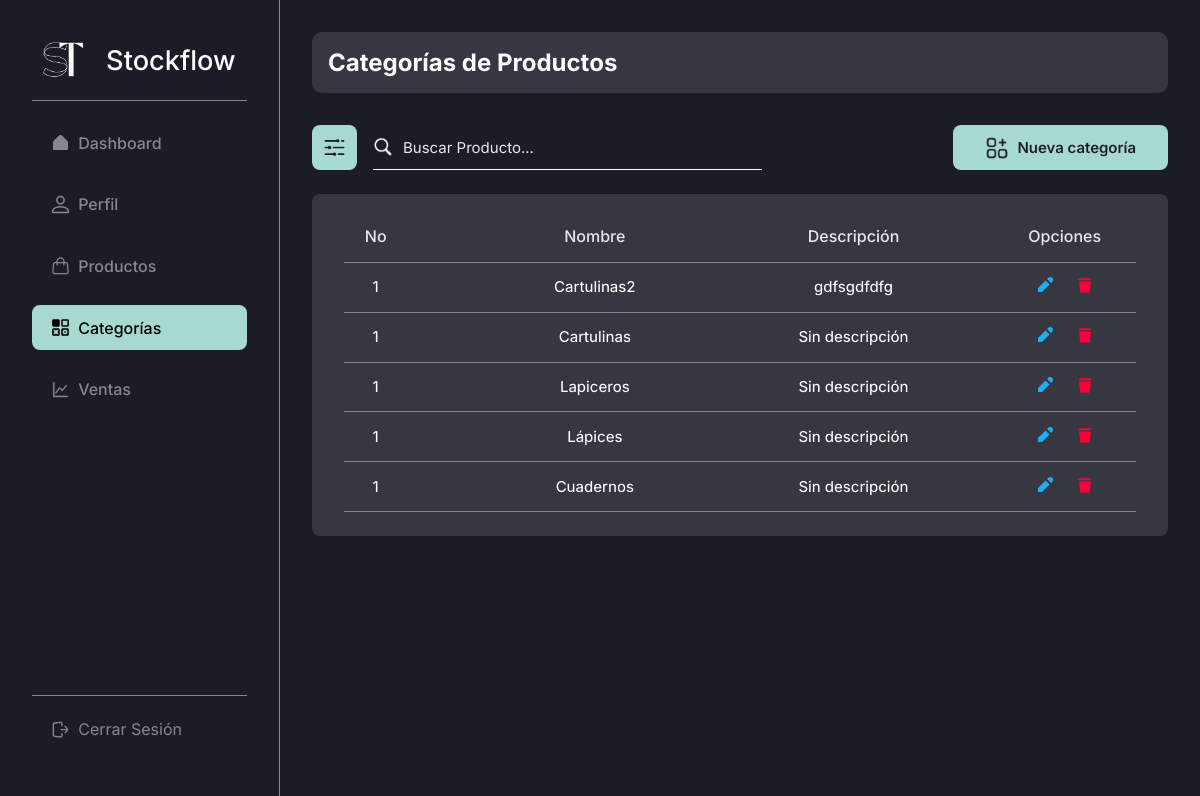
Screenshot of /admin/products/categories/ (signed in) with the database file from the repository.
### stockflow/models.py (models this page shows, shortened)
class Category(db.Model):
    id = db.Column(db.Integer, primary_key = True) # Primary key
    created_by = db.Column(db.Integer, db.ForeignKey("user.id"), nullable = False) # Foreign key
    name = db.Column(db.String(50), unique = True, nullable = False) # Max length and unique property and not null
    description = db.Column(db.String(255), default='Sin descripción')

### stockflow/admin.py (the view)
@bp.route("/products/categories/")
@login_required
def categories():
    categories = Category.query.all()
    return render_template("modules/products/categories/index.html", categories = categories)

### stockflow/auth.py (called while the page is built)
def login_required(view):
    @functools.wraps(view)
    def wrapped_view(**kwargs):
        if g.user is None:
            message = "Debes iniciar sesión"
            flash(message)
            return redirect(url_for("auth.login"))
        return view(**kwargs)
    return wrapped_view

@bp.before_app_request # Execute the next function in every request, every page
def load_logged_in_user():
    user_id = session.get("user_id")
    if user_id is None:
        g.user = None
    else:
        g.user = User.query.get_or_404(user_id)

### stockflow/templates/modules/products/categories/index.html (shortened to what this page needs)
{% extends 'base-admin.html' %}
{% block content %}
    <head>
        <link rel="stylesheet" href="{{ url_for('static', filename='css/modules/categories.css') }}">
    </head>
    <div class="content-group inter bg-black-light">
        <h2 class="color-white inter">Categorías de Productos</h2>
    </div>
    <div class="top-page">
        <div class="cont-search">
            <button class="btn-search-filter bg-turquese-light-blue">
                <img src="{{ url_for('static', filename='img/icons/filter.png') }}" alt="">
            </button>
            <div class="search-bar">
                <img src="{{ url_for('static', filename='img/icons/search.png') }}" alt="">
                <input type="text" class="color-white inter" name="search" id="search" placeholder="Buscar Producto...">
            </div>
        </div>
        <div class="cont-create">
            <a href="{{ url_for('admin.new_category') }}" class="btn-create bg-turquese-light-blue color-black inter">
                <img src="{{ url_for('static', filename='img/icons/add-categorie.png') }}" alt="">
                <h2>Nueva categoría</h2>
            </a>
        </div>
    </div>
    <table class="table inter bg-black-light">
        <thead>
            <tr class="thead color-white-gray">
                <th class="th th-no-cat">No</th>
                <th class="th th-name-cat">Nombre</th>
                <th class="th th-description-cat">Descripción</th>
                <th class="th th-options-cat">Opciones</th>
            </tr>
        </thead>
        <tbody>
            {% for category in categories | reverse %}
                {% if g.user.id == category.created_by %}
                    <tr class="tbody">
                        <td class="td td-no-cat">1</td>
                        <td class="td td-name-cat"><a href="#" class="color-white">{{ category.name }}</a></td>
                        <td class="td td-description-cat">
                            {% if category.description == "" %}
                                Sin descripción
                            {% else %}
                                {{ category.description }}
                            {% endif %}
                        </td>
                        <td class="td td-options-cat">
                            <a href="#">
                                <svg
                                    xmlns="http://www.w3.org/2000/svg"
                                    viewBox="0 0 16 16"
                                    fill="#20AEF3"
                                >
                                    <path
                                        d="M12.527 7.473L8.527 3.473 1 11 1 15 5 15zM11.172.828l-1.065 1.065 4 4 1.065-1.065c1.105-1.105 1.105-2.895 0-4l0 0C14.067-.276 12.276-.276 11.172.828z"
                                    />
                                </svg>
                            </a>
                            <a href="#">
                            </a>
                        </td>
                    </tr>
                {% endif %}
            {% endfor %}
        </tbody>
    </table>
{% endblock %}

### stockflow/templates/base-admin.html (shortened to what this page needs)
<!DOCTYPE html>
<html lang="es">
<head>
    <link rel="stylesheet" href="{{ url_for('static', filename='css/global.css') }}">
    <link rel="stylesheet" href="{{ url_for('static', filename='css/base.css') }}">
    <link rel="stylesheet" href="{{ url_for('static', filename='css/tables.css') }}">
    <link rel="stylesheet" href="{{ url_for('static', filename='css/search.css') }}">
    <link rel="stylesheet" href="{{ url_for('static', filename='css/form.css') }}">
</head>
<body>
    <aside class="side-bar inter bg-black br-gray-1">
        <section class="side-bar-main">
            <h1 class="inter">
                <a href="{{ url_for('admin.dashboard') }}" class="color-white">
                    <img src="{{ url_for('static', filename='img/logo.png') }}" alt="">
                    Stockflow
                </a>
            </h1>
            <br>
            <div class="side-bar-divider" />
            <nav class="side-nav-bar">
                <a
                    href="{{ url_for('admin.dashboard') }}"
                    class="item-side-nav-bar inter {% if request.endpoint == 'admin.dashboard' %}item-side-nav-bar--active{% endif %}"
                >
                    Dashboard
                </a>
                <a
                    href="{{ url_for('admin.profile') }}"
                    class="item-side-nav-bar inter {% if request.endpoint == 'admin.profile' %}item-side-nav-bar--active{% endif %}"
                >
                    Perfil
                </a>
                <a
                    href="{{ url_for('admin.products') }}"
                    class="item-side-nav-bar inter {% if request.endpoint == 'admin.products' %}item-side-nav-bar--active{% endif %}"
                >
                    Productos
                </a>
                <a
                    href="{{ url_for('admin.categories') }}"
                    class="item-side-nav-bar inter {% if request.endpoint == 'admin.categories' %}item-side-nav-bar--active{% endif %}"
                >
                    Categorías
                </a>
                <a
                    href="{{ url_for('admin.sales') }}"
                    class="item-side-nav-bar inter {% if request.endpoint == 'admin.sales' %}item-side-nav-bar--active{% endif %}"
                >
                    Ventas
                </a>
            </nav>
        </section>
        <footer class="side-bar-footer">
            <a href="{{ url_for('auth.logout') }}" class="item-side-nav-bar inter">
                Cerrar Sesión
            </a>
        </footer>
    </aside>
    <main class="page-content bg-black">
        {% block content %}{% endblock %}
    </main>
</body>
</html>

### stockflow/static/css/global.css (style rules this page uses)
* { box-sizing: border-box; padding: 0; margin: 0; }
body { display: flex; width: 100%; height: 100%; }
a { text-decoration: none; }
.page-content { display: flex; width: 100%; height: 100%; min-height: 100vh; margin-left: 280px; flex-direction: column; color: white; padding: 2rem; }
.content-group { display: flex; width: 100%; padding: 1rem; border-radius: 10px; }
.bg-black { background-color: #1C1C26; }
.bg-black-light { background-color: #363740; }
.bg-turquese-light-blue { background-color: #A7D9D0; }
.color-black { color: #1C1C26; }
.color-white { color: #FFF; }
.color-white-gray { color: #E8E8E8; }
.inter { font-family: "Inter", sans-serif; font-optical-sizing: auto; font-style: normal; }
.br-gray-1 { border-right: 1px solid #87888C; }

### stockflow/static/css/base.css (style rules this page uses)
.side-bar { display: flex; position: fixed; z-index: 1; top: 0; left: 0; width: 280px; flex-direction: column; height: 100vh; padding: 2.5rem 2rem 2rem; justify-content: space-between; }
.side-bar h1 { text-align: center; font-weight: 500; }
.side-bar h1 a { display: flex; font-size: 2rem; align-items: center; justify-content: space-around; }
.side-bar h1 a img { width: 40px; height: 40px; }
.side-bar-main { display: flex; width: 100%; height: auto; flex-direction: column; }
.side-nav-bar { display: flex; width: 100%; height: auto; list-style: none; flex-direction: column; margin-top: 20px; }
.side-nav-bar a { font-weight: 500; }
.item-side-nav-bar, .item-side-nav-bar--active { display: flex; width: 100%; height: auto; padding: 1rem 1.5rem 1rem; border-radius: 8px; margin-bottom: 1rem; text-decoration: none; align-items: center; gap: 10px; }
.item-side-nav-bar { color: #87888C; }
.item-side-nav-bar--active { color: black; background-color: #A7D9D0; }
.item-side-nav-bar--active svg { color: black !important; }
.item-side-nav-bar svg, .item-side-nav-bar--active svg { width: 20px; height: 20px; }
.item-side-nav-bar svg { color: #87888C !important; }
.side-bar-divider { display: flex; width: 100%; height: 1px; background-color: #87888C; }
.side-bar-footer { display: flex; width: 100%; min-height: 1px; border-top: 1px solid #87888C; align-items: center; justify-content: center; padding-top: 10px; }
@media screen and (max-width: 1440px) { .side-bar h1 a { font-size: 1.7rem; } }
@media screen and (max-width: 1440px) { .item-side-nav-bar, .item-side-nav-bar--active { padding: 0.8rem 1.2rem 0.8rem; gap: 8px; } }
@media screen and (max-width: 1440px) { .item-side-nav-bar svg, .item-side-nav-bar--active svg { width: 19px; height: 19px; } }

### stockflow/static/css/tables.css (style rules this page uses)
.table { display: flex; width: 100%; height: auto; margin: 2rem 0 2rem; flex-direction: column; border-radius: 8px; padding: 0 1.7rem 2rem; }
.thead { display: flex; width: 100%; height: auto; justify-content: space-between; padding: 1rem 0 0; border-bottom: 1px solid #87888C; }
.th { display: flex; width: auto; height: auto; padding: 1rem; font-size: 18px; justify-content: center; align-items: center; font-weight: 500; }
.tbody { display: flex; width: 100%; height: 100%; justify-content: space-between; border-bottom: 1px solid #87888C; }
.td { display: flex; width: auto; height: 100%; font-size: 16px; justify-content: center; align-items: center; text-align: center; padding: 1rem 0 1rem; font-weight: 450; }
.td svg { width: 18px; height: 18px; }
@media screen and (max-width: 1440px) { .table { margin: 1.5rem 0 1.5rem; padding: 0 2rem 1.5rem; } }
@media screen and (max-width: 1440px) { .th { font-size: 16px; } }
@media screen and (max-width: 1440px) { .td { font-size: 15px; padding: 0.9rem 0 0.9rem; } }
@media screen and (max-width: 1440px) { .td svg { width: 16px; height: 16px; } }

### stockflow/static/css/modules/categories.css (style rules this page uses)
.th-no-cat, .td-no-cat { width: 8%; }
.th-name-cat, .td-name-cat { width: 30%; }
.th-description-cat, .td-description-cat { width: 18%; }
.th-options-cat, .td-options-cat { width: 18%; }
.td-options-cat { gap: 1.5rem; }

### rows the page displays
Category: name "Cartulinas2", description "gdfsgdfdfg"
Category: name "Cartulinas", description "Sin descripción"
Category: name "Lapiceros", description "Sin descripción"
Category: name "Lápices", description "Sin descripción"
Category: name "Cuadernos", description "Sin descripción"
